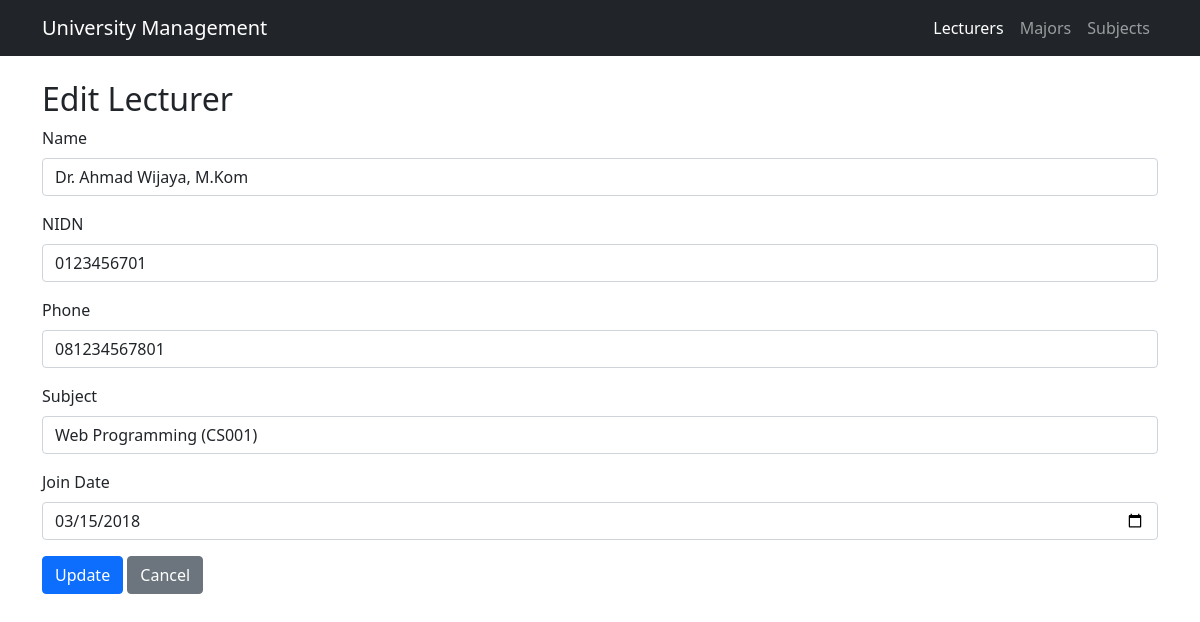
The page /tp_mvc25/index.php?page=lecturers&action=edit&id=1 on the database its author committed.
### tables this page shows
CREATE TABLE `lecturers` (
  `id` int(11) NOT NULL,
  `name` varchar(100) NOT NULL,
  `nidn` varchar(20) NOT NULL,
  `phone` varchar(15) NOT NULL,
  `join_date` date NOT NULL,
  `created_at` timestamp NOT NULL DEFAULT current_timestamp(),
  `subject_id` int(11) DEFAULT NULL
);

CREATE TABLE `subjects` (
  `id` int(11) NOT NULL,
  `name` varchar(100) NOT NULL,
  `credits` int(11) NOT NULL,
  `subject_code` varchar(20) NOT NULL,
  `major_id` int(11) DEFAULT NULL,
  `created_at` timestamp NOT NULL DEFAULT current_timestamp()
);

### tp_mvc25/controllers/LecturerController.php (called while the page is built, shortened)
<?php
include_once "models/Lecturer.php";
class LecturerController
{
    private $model;
    public function __construct($conn)
    {
        $this->model = new Lecturer($conn);
    }
    public function editPage($id)
    {
        return $this->model->getById($id);
    }
}

### tp_mvc25/models/Lecturer.php (called while the page is built, shortened)
<?php
class Lecturer
{
    private $conn;
    public function __construct($db){
        $this->conn = $db;
    }
    public function getById($id){
        $sql = "SELECT l.*, s.name as subject_name, s.subject_code
                FROM lecturers l
                LEFT JOIN subjects s ON l.subject_id = s.id
                WHERE l.id = ?";
        $stmt = $this->conn->prepare($sql);
        $stmt->bind_param("i", $id);
        $stmt->execute();
        return $stmt->get_result()->fetch_assoc();
    }
}
?>

### tp_mvc25/models/Subject.php (called while the page is built, shortened)
<?php
class Subject
{
    private $conn;
    public function __construct($db){
        $this->conn = $db;
    }
    public function getAll(){
        $sql = "SELECT s.*, m.name as major_name
                FROM subjects s
                LEFT JOIN majors m ON s.major_id = m.id";
        return $this->conn->query($sql);
    }
}
?>

### tp_mvc25/views/LecturerViews.php (the view, shortened to what this page needs)
<?php
$lecturerController = new LecturerController($conn);
$subjectModel = new Subject($conn);
$action = $_GET['action'] ?? 'index';
$id = $_GET['id'] ?? null;
$subjects = $subjectModel->getAll();
$lecturer = null;
if ($action === 'edit' && $id && $_SERVER['REQUEST_METHOD'] === 'GET') {
    $lecturer = $lecturerController->editPage($id);
}
?>
<?php include "templates/header.php"; ?>
<?php if (in_array($action, ['create', 'edit'])): ?>
    <h2><?= $action === 'create' ? 'Create' : 'Edit' ?> Lecturer</h2>
    <form method="post" action="index.php?page=lecturers&action=<?= $action ?><?= $id ? '&id='.$id : '' ?>">
        <div class="mb-3">
            <label class="form-label">Name</label>
            <input type="text" name="name" class="form-control" value="<?= $lecturer['name'] ?? '' ?>" required>
        </div>
        <div class="mb-3">
            <label class="form-label">NIDN</label>
            <input type="text" name="nidn" class="form-control" value="<?= $lecturer['nidn'] ?? '' ?>" required>
        </div>
        <div class="mb-3">
            <label class="form-label">Phone</label>
            <input type="text" name="phone" class="form-control" value="<?= $lecturer['phone'] ?? '' ?>" required>
        </div>
        <div class="mb-3">
            <label class="form-label">Subject</label>
            <select name="subject_id" class="form-control">
                <?php while ($subject = $subjects->fetch_assoc()): ?>
                    <option value="<?= $subject['id'] ?>"
                        <?= isset($lecturer['subject_id']) && $lecturer['subject_id'] == $subject['id'] ? 'selected' : '' ?>>
                        <?= $subject['name'] ?> (<?= $subject['subject_code'] ?>)
                    </option>
                <?php endwhile; ?>
            </select>
        </div>
        <div class="mb-3">
            <label class="form-label">Join Date</label>
            <input type="date" name="join_date" class="form-control" value="<?= $lecturer['join_date'] ?? '' ?>" required>
        </div>
        <?php
        include "templates/form_actions.php";
        ?>
    </form>
<?php endif; ?>
<?php include "templates/footer.php"; ?>

### rows shown on the page
lecturers: name "Dr. Ahmad Wijaya, M.Kom", nidn "0123456701", phone "081234567801", subject_id "Web Programming (CS001)", join_date "03/15/2018"

### other values the page prints
$submit_label "Update"
